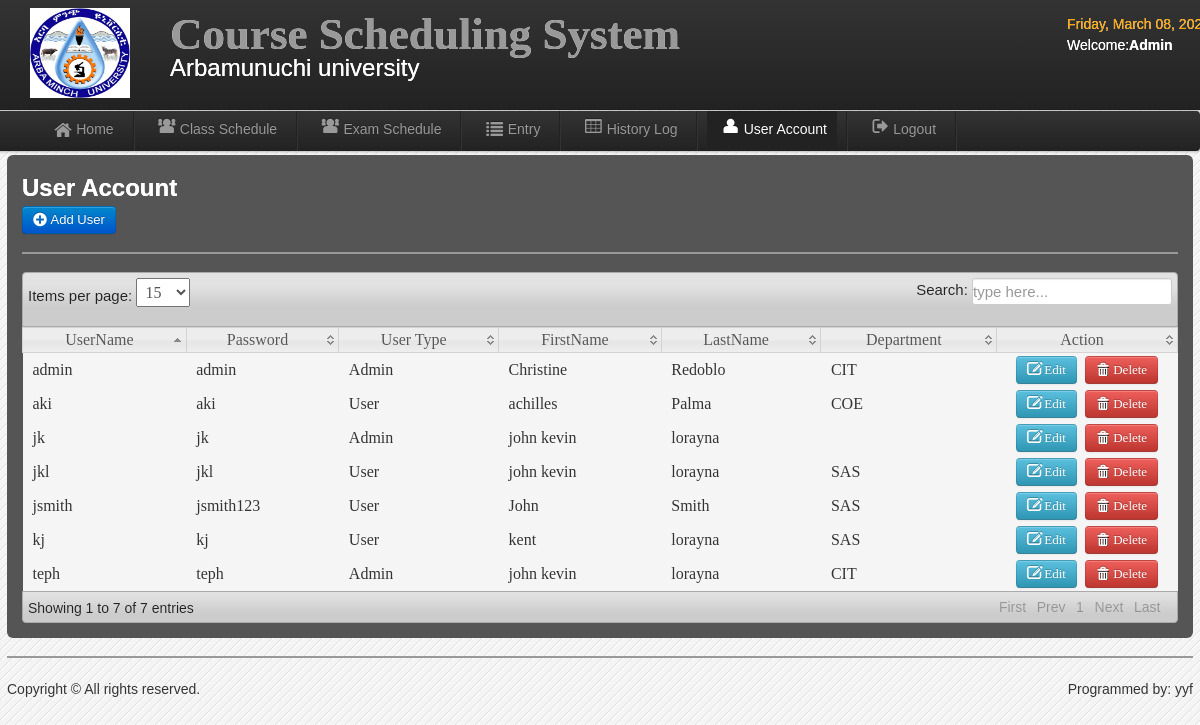
Page /admin/user_account.php (signed in) on the committed database.
### tables this page shows
CREATE TABLE `users` (
  `User_id` int(11) NOT NULL,
  `UserName` varchar(20) NOT NULL,
  `Password` varchar(20) NOT NULL,
  `User_Type` varchar(20) NOT NULL,
  `FirstName` varchar(30) NOT NULL,
  `LastName` varchar(30) NOT NULL,
  `College` varchar(20) NOT NULL
);

### admin/session.php (called while the page is built, shortened)
<?php
        $id_session=$_SESSION['id'];
?>

### admin/user_account.php (the view, shortened to what this page needs)
<?php include('session.php'); include('header.php'); include('dbcon.php') ?>
<body>
<?php include('nav-top1.php'); ?>
    <div class="navbar navbar-fixed-top1">
    <div class="navbar-inner">
    <div class="container">
	<div class="marg">
    <ul class="nav">
  <li>
    <a href="home.php"><i class="icon-home icon-large"></i>Home</a>
  </li>
   <li class="divider-vertical"></li>
  <li><a href="schedule.php"><i class="icon-group icon-large"></i>Class Schedule</a></li>
   <li class="divider-vertical"></li>
    <li><a href="exam_schedule.php"><i class="icon-group icon-large"></i>Exam Schedule</a></li>
   <li class="divider-vertical"></li>
  <li><a href="record.php"><i class="icon-list icon-large"></i>Entry</a></li>
   <li class="divider-vertical"></li>
  <li><a href="history_log.php"><i class="icon-table icon-large"></i>History Log</a></li>
     <li class="divider-vertical"></li>
  <li class="active"><a href="user_account.php"><i class="icon-user icon-large"></i>User Account</a></li>
  <li class="divider-vertical"></li>
  <li><a id="logout" data-toggle="modal" href="#myModal"><i class="icon-signout icon-large"></i>Logout</a></li>
   <li class="divider-vertical"></li>
</ul>
    </div>
    </div>
    </div>
    </div>
<div class="wrapper">
<div id="element" class="hero-body-schedule">
<h2><font color="white">User Account</font></h2>
	<a class="btn btn-primary"  href="add_user.php">  <i class="icon-plus-sign icon-large"></i>&nbsp;Add User</a>
	<hr>
	<table class="users-table">
<div class="demo_jui">
		<table cellpadding="0" cellspacing="0" border="0" class="display" id="log" class="jtable">
			<thead>
				<tr>
				<th>UserName</th>
				<th>Password</th>
				<th>User Type</th>
				<th>FirstName</th>
				<th>LastName</th>
				<th>Department</th>
				<th>Action</th>
				</tr>
			</thead>
			<tbody>
<?php $result=mysqli_query($conn,"select * from users")or die(mysqli_error());
while($row=mysqli_fetch_array($result)){ $id=$row['User_id'];
?>
<tr class="del<?php echo $id ?>">
	<td><?php echo $row['UserName']; ?></td>
	<td><?php echo $row['Password']; ?></td>
	<td><?php echo $row['User_Type']; ?></td>
	<td><?php echo $row['FirstName']; ?></td>
	<td><?php echo $row['LastName']; ?></td>
	<td><?php echo $row['College']; ?></td>
	<td align="center" width="160">
	<a class="btn btn-info" href="edit_user.php<?php echo '?id='.$id; ?>"><i class="icon-edit icon-large"></i>&nbsp;Edit</a>&nbsp;
	<a class="btn btn-danger1"  data-toggle="modal" href="#<?php echo $id; ?>">  <i class="icon-trash icon-large"></i>&nbsp;Delete</a>
</td>
<?php } ?>
	</tr>
			</tbody>
		</table>
	</div>
<?php include('footer.php');?>
</div>
</body>

### admin/nav-top1.php
	<div class="navbar navbar-fixed-top">
	<div class="navbar-inner">
	<div class="container">
		<a class="branded">
		<img src="amu.jpg" width="100" height="90">
 	</a>
	<a class="brand">
	 <h1>Course Scheduling System</h1>
	 <div class="chmsc_nav"><font size="5" style="Bookman Old Style" color="white">Arbamunuchi university</font></div>
 	</a>
<div class="time_top">
<font color="orange">
  <?php
 $Today=date('y:m:d');
$new=date('l, F d, Y',strtotime($Today));
echo $new; ?>
</font>
<?php
$logout_query=mysqli_query($conn,"select * from users where User_id=$id_session");
$row=mysqli_fetch_array($logout_query);
$type=$row['User_Type'];
?>
<p><font color="white">Welcome:<b><?php echo $type;?></b>
<?php echo $row['College'] ?></p></font>
</div>
	</div>
	</div>
	</div>

### admin/css/style.css (style rules this page uses)
* { margin:0; padding:0; }
body { font-family:"Trebuchet MS", "Myriad Pro", Arial, sans-serif; font-size:14px; background:#f4f4f4 url(../img/bg.gif) repeat top left; color:#333; text-shadow:0px 0px 0px #fff;; }
h1 { font-size:45px; }
a { color:#777; }
p { padding:5px 0px; }
.wrapper { width:1186px; margin:10px auto; min-height:550px; }

### admin/css/datatable/demo_table_jui.css (style rules this page uses)
table.display thead th { cursor: pointer; padding: 3px 0 3px 10px; }
table.display { border-collapse: collapse; clear: both; margin: 0 auto; width: 100%; }
table.display td { padding: 3px 10px; }
tr.odd { background-color: #F5F5F5; }
tr.even { background-color: #F5F5F5; }
tr.odd td.sorting_1 { background-color: F5F5F5; }
tr.even td.sorting_1 { background-color: F5F5F5; }

### rows in the picture
users: User_Type "Admin", UserName "jk", Password "jk", FirstName "john kevin", LastName "lorayna"
users: UserName "aki", Password "aki", User_Type "User", FirstName "achilles", LastName "Palma", College "COE"
users: UserName "jkl", Password "jkl", User_Type "User", FirstName "john kevin", LastName "lorayna", College "SAS"
users: UserName "kj", Password "kj", User_Type "User", FirstName "kent", LastName "lorayna", College "SAS"
users: UserName "admin", Password "admin", User_Type "Admin", FirstName "Christine", LastName "Redoblo", College "CIT"
users: UserName "teph", Password "teph", User_Type "Admin", FirstName "john kevin", LastName "lorayna", College "CIT"
users: UserName "jsmith", Password "jsmith123", User_Type "User", FirstName "John", LastName "Smith", College "SAS"
